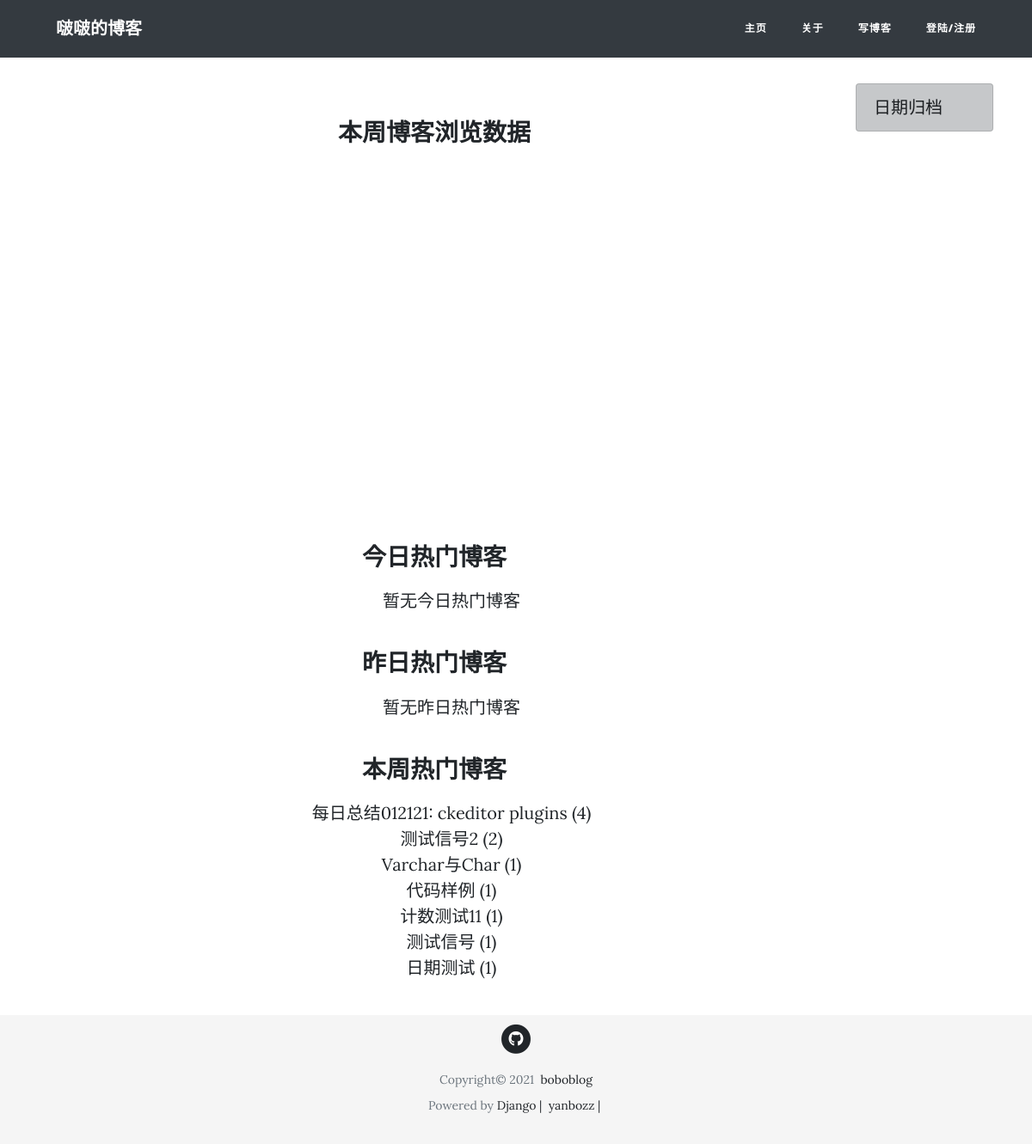
Page /post/view_data/ on the earlier database version.
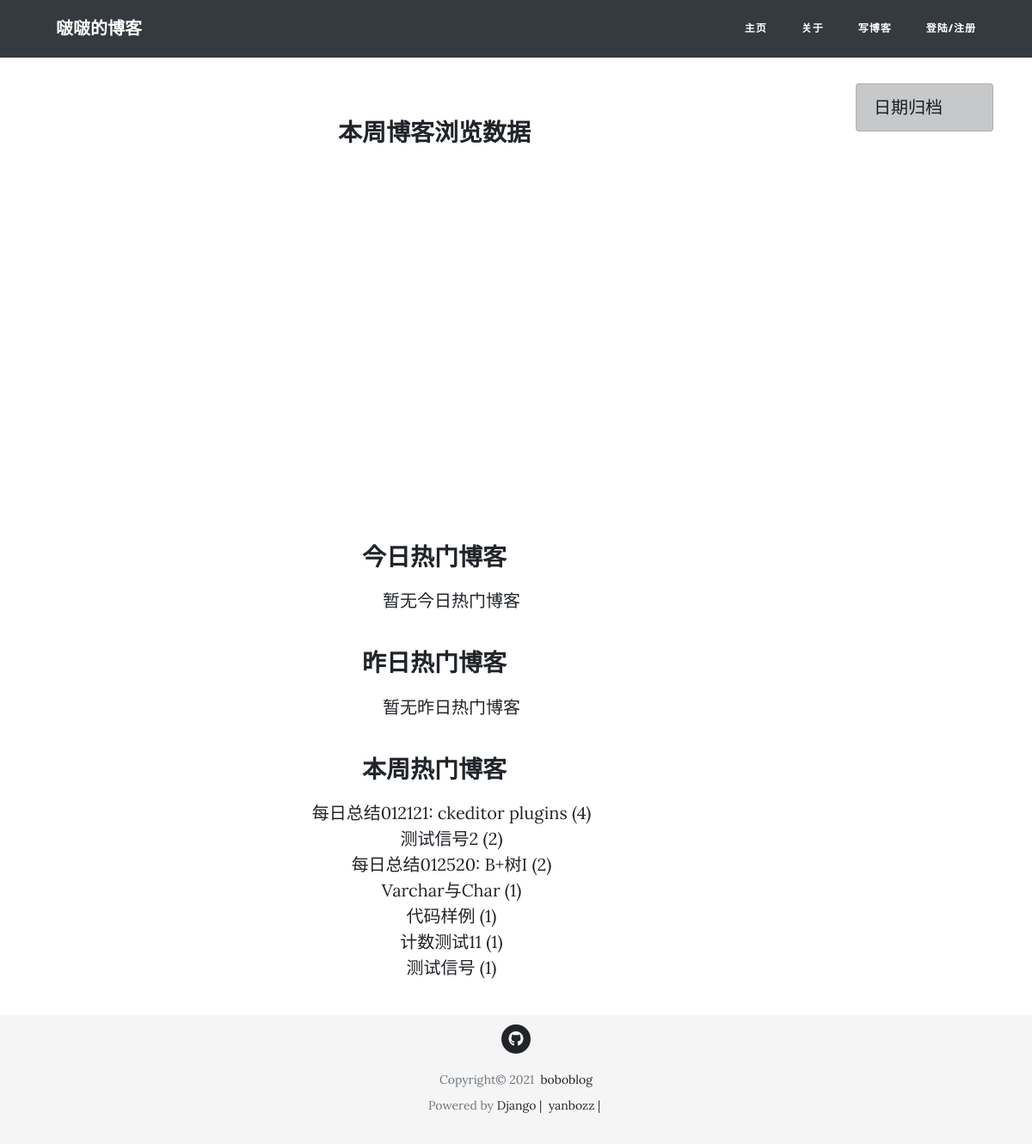
Same page on the later database version.
### blog/models.py (models this page shows, shortened)
class Post(models.Model, ViewCountExtension):
    title = models.CharField(max_length=50)
    pub_date = models.DateTimeField(default=timezone.now)
    content = RichTextField()
    author = models.ForeignKey(User, on_delete=models.CASCADE)
    view_count = GenericRelation(
        ViewCount,
        related_query_name='post',
        content_type_field='content_type',
        object_id_field='object_id'
    )
    view_detail = GenericRelation(
        ViewDetail,
        related_query_name='post',
        content_type_field='content_type',
        object_id_field='object_id',
    )

### viewcount/views.py (the view)
# urls.py: path('post/view_data/', ViewDataView.as_view(), name='posts-view-data'),
class ViewDataView(TemplateView):
    template_name = 'viewcount/view_data.html'
    def get_context_data(self, **kwargs):
        context = super().get_context_data(**kwargs)
        post_content_type = ContentType.objects.get_for_model(Post)
        dates, view_data = get_week_view_data(post_content_type)
        week_hot_data = cache.get('week_hot_data')
        if week_hot_data is None:
            week_hot_data = get_week_hot_data(post_content_type)
            cache.set('week_hot_data', week_hot_data, 3600)
        context['dates'] = dates
        context['view_data'] = view_data
        context['today_hot_data'] = get_today_hot_data(post_content_type)
        context['yesterday_hot_data'] = get_yesterday_hot_data(post_content_type)
        context['week_hot_data'] = week_hot_data
        return context

### viewcount/utils.py (called while the page is built)
def get_week_view_data(content_type):  # view data for last seven days
    today = timezone.now().date()
    view_data = []
    dates = []
    for i in range(6, -1, -1):
        date = today - datetime.timedelta(days=i)
        dates.append(date.strftime('%m/%d'))
        view_detail = ViewDetail.objects.filter(
            content_type=content_type,
            date=date
        )
        result = view_detail.aggregate(view_count_sum=Sum('count'))
        view_data.append(result['view_count_sum'] or 0)
    return dates[:7], view_data[:7]

def get_today_hot_data(content_type):  # today's hot data query
    today = timezone.now().date()
    view_detail = ViewDetail.objects.filter(
        content_type=content_type, date=today).order_by('-count')
    return view_detail[:7]

def get_yesterday_hot_data(content_type):  # yesterday's hot data query
    yesterday = timezone.now().date() - datetime.timedelta(days=1)
    view_detail = ViewDetail.objects.filter(
        content_type=content_type, date=yesterday).order_by('-count')
    return view_detail[:7]

### viewcount/templates/viewcount/view_data.html (shortened to what this page needs)
{% extends "blog/base.html"  %}
{% block content %}
<div class="col-lg-8 col-md-10 mx-auto">
  <div class="viewdata-box">
    <h3 class="viewdata-title">本周博客浏览数据</h3>
    <div id="container" style="width: 600px;height:400px; align:center">
    </div>
  </div>
  <div class="viewdata-box">
    <h3 class="viewdata-title">今日热门博客</h3>
    <ul>
      {% for hot_data in today_hot_data %}
        <li>
          <a href="{% url 'post-detail' hot_data.object_id %}">{{ hot_data.content_object.title }}</a>&nbsp;({{ hot_data.count }})
        </li>
      {% empty %}
        <li>暂无今日热门博客</li>
      {% endfor %}
    </ul>
  </div>
  <div class="viewdata-box">
    <h3 class="viewdata-title">昨日热门博客</h3>
    <ul>
      {% for hot_data in yesterday_hot_data %}
        <li><a href="{% url 'post-detail' hot_data.object_id %}">{{ hot_data.content_object.title }}</a>&nbsp;({{ hot_data.count }})</li>
      {% empty %}
        <li>暂无昨日热门博客</li>
      {% endfor %}
    </ul>
  </div>
  <div class="viewdata-box">
    <h3 class="viewdata-title">本周热门博客</h3>
    <ul>
      {% for hot_post in week_hot_data %}
      <li><a href="{% url 'post-detail' hot_post.id %}">{{ hot_post.title }}</a>&nbsp;({{ hot_post.view_count_sum }})</li>
       {% empty %}
        <li>暂无本周热门博客</li>
      {% endfor %}
     </ul>
  </div>
</div>
{% endblock %}

Differences in the rows shown:
no longer on this page (row unchanged): Post: title "日期测试", view_count_sum "1"
added Post: title "每日总结012520: B+树I", view_count_sum "2"
